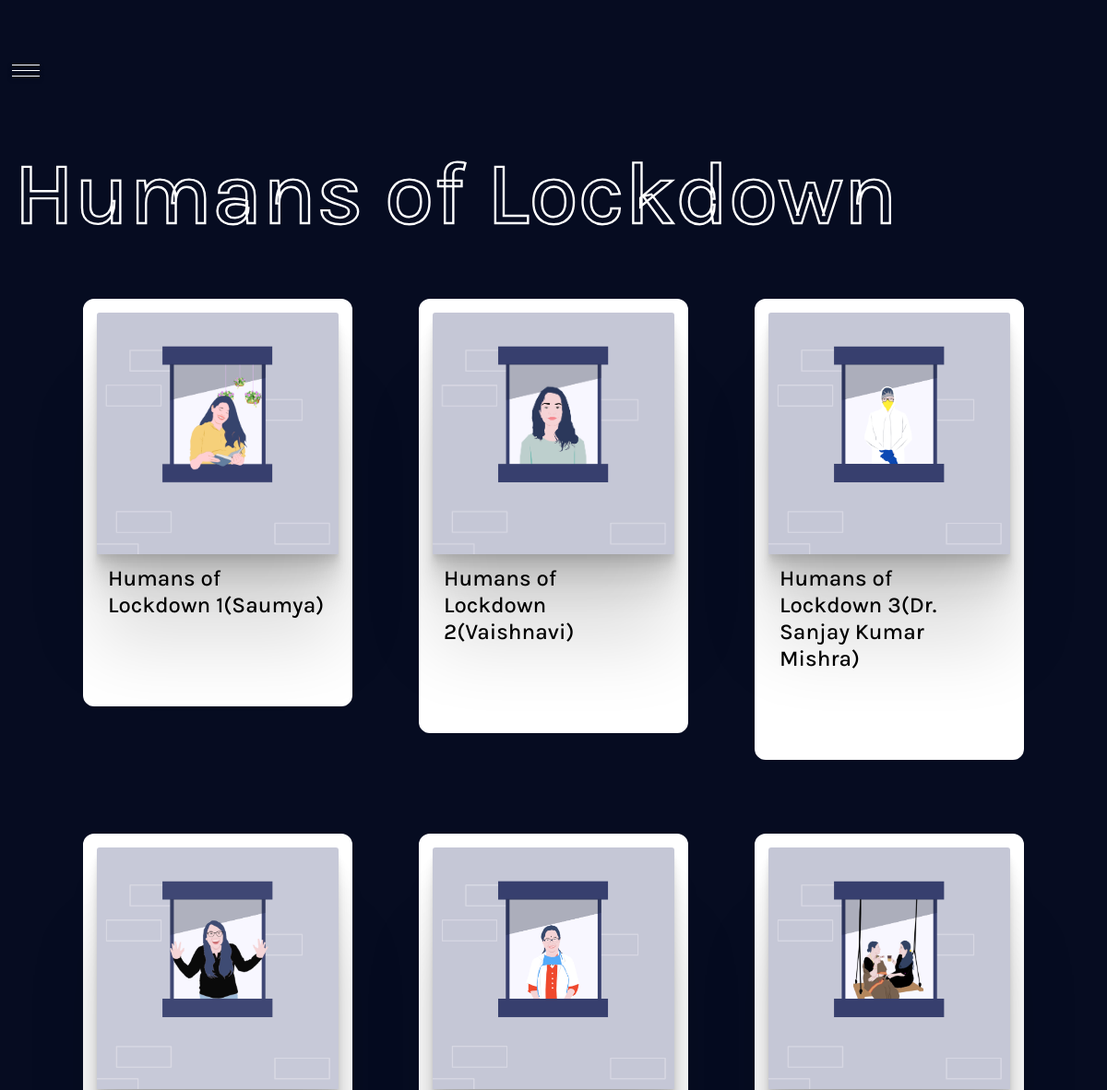
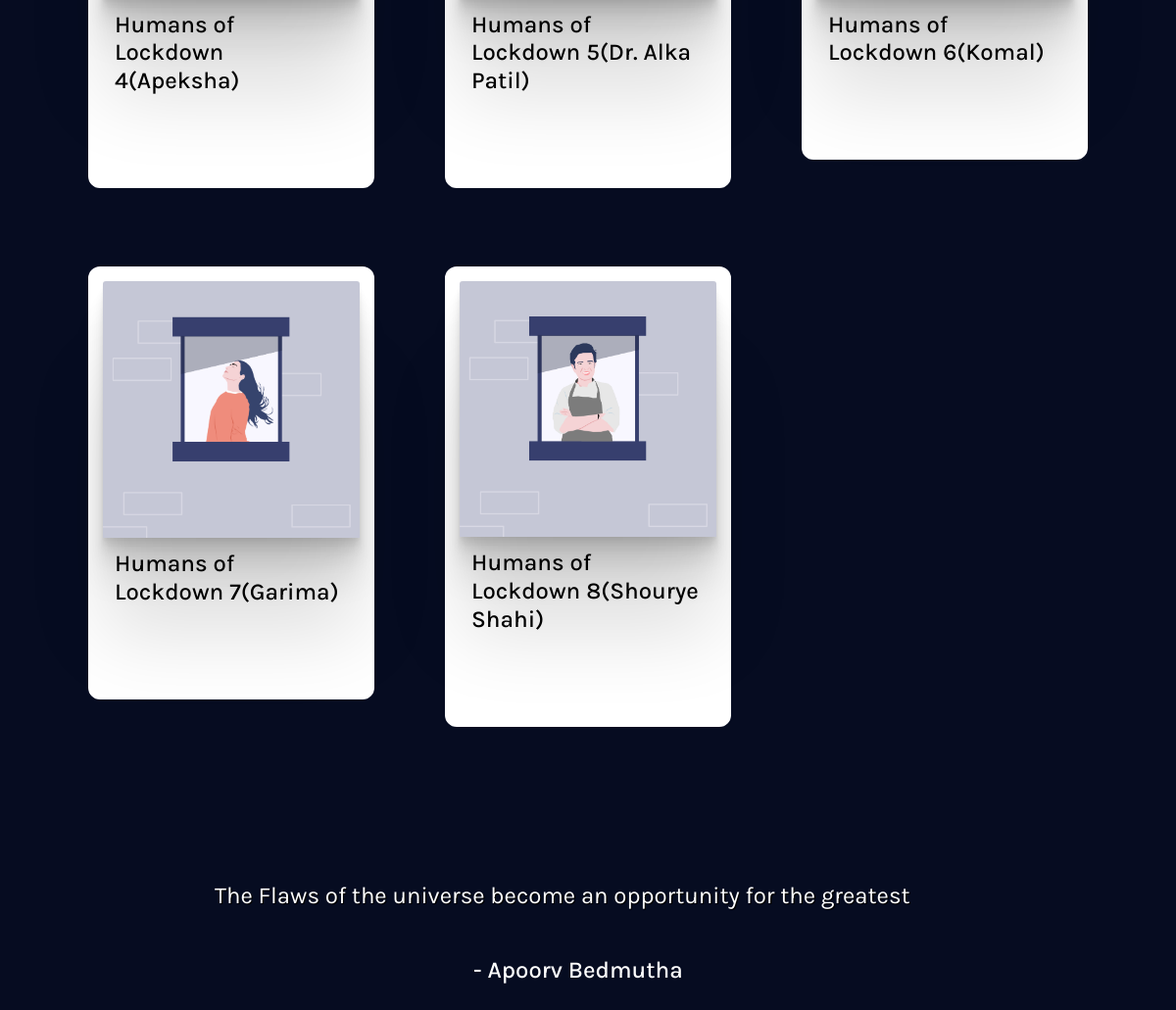
The app's page /series/ with its own data (2 pictures, top to bottom).
### series/models.py (models this page shows)
class Series(models.Model):
    title = models.CharField(max_length=100)
    description = models.TextField()
    technology = models.CharField(max_length=100)
    image = models.FilePathField(path="/img")

### series/views.py (the view)
# urls.py: path("", views.series_index, name="series_index"),
def series_index(request):
    series = Series.objects.all()
    context = {
        'series':series
    }
    return render(request,'series_index.html',context)

### series/templates/series_index.html (shortened to what this page needs)
{% extends "base.html" %}
{% load static %}
{% block page_content %}
<link rel="stylesheet" href="https://unpkg.com/aos@2.3.0/dist/aos.css">
<body style="background-color:#060c21;">
<div class="whole">
<marquee scrollamount="30"
direction="right"
behavior="scroll">
<h1 style="padding-left:0vw; padding-top:7vw; font-family:Karla;	 font-size:8vw; color:white;" class="main1">Humans of Lockdown</h1>
</marquee>
<div class="row" style="padding:4.5vw; padding-top:1vw;">
{% for series in series %}
	<div class="col-md-4" style="padding:3vw;">
        <div class="card mb-2" data-aos="slide-up" style="padding:1vw; background-color:; border:0.3vw solid; border-color:white; border-radius:1vw;">
            <img class="card-img-top" src="{% static series.image %}">
            <div class="card-body" style="padding:1vw;">
                <h5 class="card-title" style="font-family:Karla; font-size:2vw; color:black;">{{ series.title }}</h5>
            </div>
        </div>
    </div>
{% endfor %}
</div>
  <h1 class="ml11">
  <span class="text-wrapper">
    <span class="letters">The Flaws of the universe become an opportunity for the greatest</span>
  </span>
</h1>
<h1 style="position:relative; font-family:Karla; font-size:2vw; padding-left:39vw;top: -5vw; color: white;">- Apoorv Bedmutha</h1>
</body>
{% endblock %}

### series/templates/series_index.html (style rules this page uses)
body { margin: 0; padding: 0; display: flex; justify-content: center; align-items: center; }
.card-img-top { box-shadow: 0 2.8px 2.2px rgba(0, 0, 0, 0.034), 0 6.7px 5.3px rgba(0, 0, 0, 0.048), 0 12.5px 10px rgba(0, 0, 0, 0.06), 0 22.3px 17.9px rgba(0, 0, 0, 0.072), 0 41.8px 33.4px rgba(0, 0, 0, 0.086), 0 100px 80px rgba(0, 0, 0, 0.12) ; }
.card { transition: all ease-in 2s; transition: transform .2s; ; }
.main1 { -webkit-text-fill-color: transparent; -webkit-text-stroke-width: 0.2vw; -webkit-text-stroke-color: white; }
.ml11 { font-family: 'Karla'; text-shadow: 0.1vw 0.1vw #000000; font-weight: 400; font-size: 2vw; color: white; }
.ml11 .text-wrapper { position: relative; display: inline-block; padding-top: 3.7vw; padding-left: 17vw; padding-bottom: 7vw; }

### records on screen
Series: image (picture), title "Humans of Lockdown 1(Saumya)"
Series: image (picture), title "Humans of Lockdown 2(Vaishnavi)"
Series: image (picture), title "Humans of Lockdown 3(Dr. Sanjay Kumar Mishra)"
Series: image (picture), title "Humans of Lockdown 4(Apeksha)"
Series: image (picture), title "Humans of Lockdown 5(Dr. Alka Patil)"
Series: image (picture), title "Humans of Lockdown 6(Komal)"
Series: image (picture), title "Humans of Lockdown 7(Garima)"
Series: image (picture), title "Humans of Lockdown 8(Shourye Shahi)"
